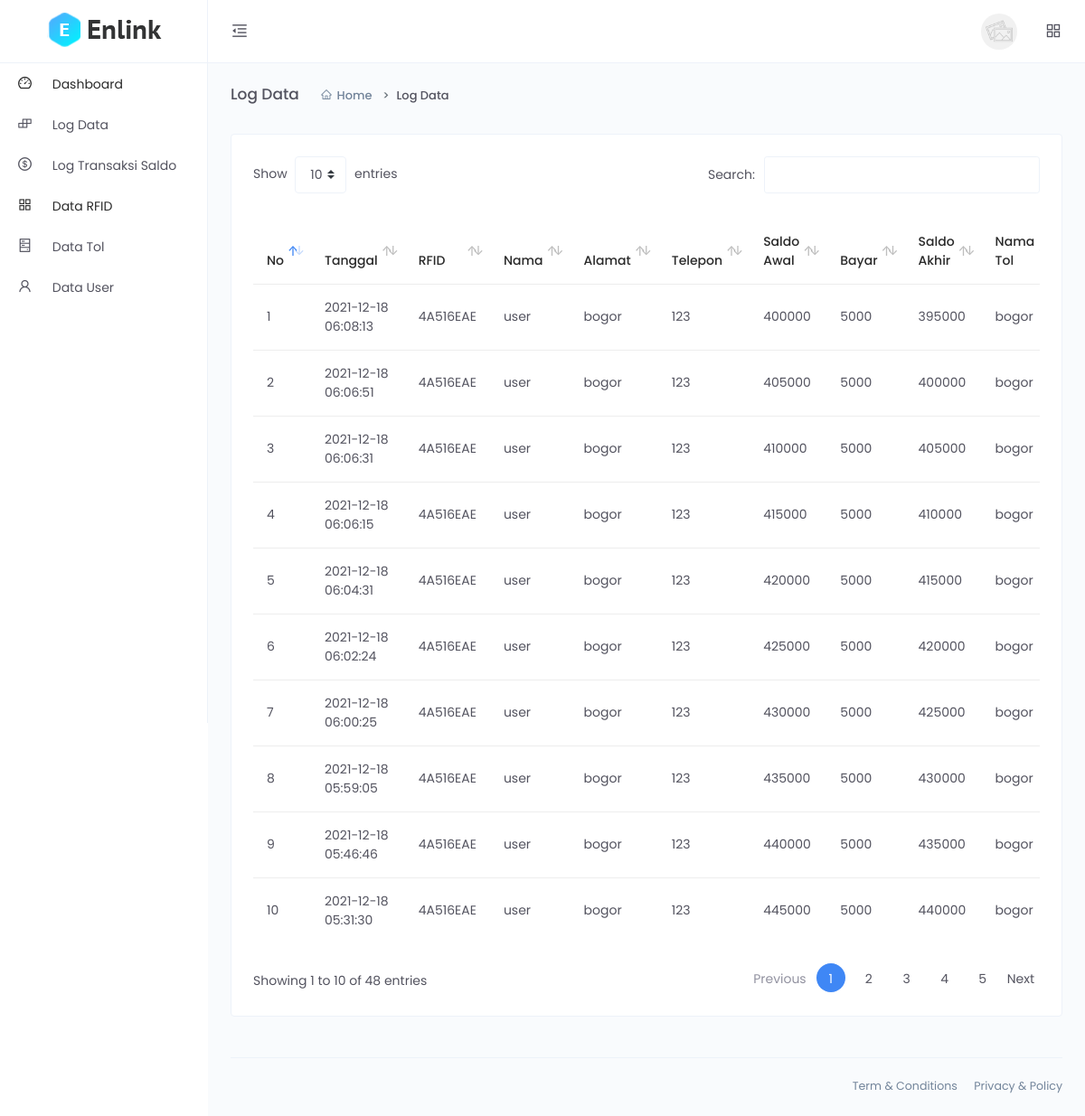
The app's page /Web/PROJECTkelompok/admin/logdata.php (signed in) with its own data.
### tables this page shows
CREATE TABLE `tb_log` (
  `id` int(100) NOT NULL,
  `tanggal` timestamp NOT NULL DEFAULT current_timestamp() ON UPDATE current_timestamp(),
  `rfid` varchar(100) NOT NULL,
  `nama_tol` varchar(100) NOT NULL,
  `saldo_awal` int(100) NOT NULL,
  `bayar` int(100) NOT NULL,
  `saldo_akhir` int(100) NOT NULL
);

CREATE TABLE `tb_rfid` (
  `id` int(100) NOT NULL,
  `rfid` varchar(100) NOT NULL,
  `nama` varchar(100) NOT NULL,
  `alamat` varchar(100) NOT NULL,
  `no_telp` varchar(100) NOT NULL,
  `saldo` int(100) NOT NULL
);

### Web/PROJECTkelompok/admin/logdata.php (the view, shortened to what this page needs)
<!DOCTYPE html>
<html lang="en">
<head>
    <link rel="stylesheet" type="text/css" href="../assets/vendor/datatables/css/dataTables.bootstrap4.css">
    <link href="../assets/css/app.min.css" rel="stylesheet">
</head>
<body>
    <div class="app">
        <div class="layout">
            <div class="header">
                <div class="logo logo-dark">
                    <a href="index.html">
                        <img src="../assets/images/logo/logo.png" alt="Logo">
                    </a>
                </div>
                <div class="nav-wrap">
                    <ul class="nav-left">
                        <li class="desktop-toggle">
                            <a href="javascript:void(0);">
                                <i class="anticon"></i>
                            </a>
                        </li>
                    </ul>
                    <ul class="nav-right">
                        <li class="dropdown dropdown-animated scale-left">
                            <div class="pointer" data-toggle="dropdown">
                                <div class="avatar avatar-image  m-h-10 m-r-15">
                                    <img src="../assets/images/avatars/thumb-3.jpg"  alt="">
                                </div>
                            </div>
                        </li>
                        <li>
                            <a href="javascript:void(0);" data-toggle="modal" data-target="#quick-view">
                                <i class="anticon anticon-appstore"></i>
                            </a>
                        </li>
                    </ul>
                </div>
            </div>
            <div class="side-nav">
                <div class="side-nav-inner">
                    <ul class="side-nav-menu scrollable">
                        <li class="nav-item dropdown open">
                            <a class="dropdown-toggle" href="index.php">
                                <span class="icon-holder">
                                    <i class="anticon anticon-dashboard"></i>
                                </span>
                                <span class="title">Dashboard</span>
                            </a>
                        </li>
                        <li class="nav-item dropdown">
                            <a class="dropdown-toggle" href="logdata.php">
                                <span class="icon-holder">
                                  <i class="anticon anticon-build"></i>
                                </span>
                                <span class="title">Log Data</span>
                            </a>
                        </li>
                        <li class="nav-item dropdown">
                            <a class="dropdown-toggle" href="transaksisaldo.php">
                                <span class="icon-holder">
                                    <i class="anticon anticon-dollar"></i>
                                </span>
                                <span class="title">Log Transaksi Saldo</span>
                            </a>
                        </li>
                        <li class="nav-item dropdown open">
                            <a class="dropdown-toggle" href="datarfid.php">
                                <span class="icon-holder">
                                    <i class="anticon anticon-appstore"></i>
                                </span>
                                <span class="title">Data RFID</span>
                            </a>
                        </li>
                        <li class="nav-item dropdown">
                            <a class="dropdown-toggle" href="datatol.php">
                                <span class="icon-holder">
                                    <i class="anticon anticon-hdd"></i>
                                </span>
                                <span class="title">Data Tol</span>
                            </a>
                        </li>
                        <li class="nav-item dropdown">
                            <a class="dropdown-toggle" href="datauser.php">
                                <span class="icon-holder">
                                    <i class="anticon anticon-user"></i>
                                </span>
                                <span class="title">Data User</span>
                            </a>
                        </li>
                    </ul>
                </div>
            </div>
            <div class="page-container">
                <div class="main-content">
                    <div class="page-header">
                        <h2 class="header-title">Log Data</h2>
                        <div class="header-sub-title">
                            <nav class="breadcrumb breadcrumb-dash">
                                <a href="index.php" class="breadcrumb-item"><i class="anticon anticon-home m-r-5"></i>Home</a>
                                <span class="breadcrumb-item active">Log Data</span>
                            </nav>
                        </div>
                    </div>
                    <div class="card">
                        <div class="card-body">
                            <div class="table-responsive">
                            <table id="example" class="table table-hover e-commerce-table second" style="width:100%">
                                    <thead>
                                        <tr>
                                            <th>No</th>
                                            <th>Tanggal</th>
                                            <th>RFID</th>
                                            <th>Nama</th>
                                            <th>Alamat</th>
                                            <th>Telepon</th>
                                            <th>Saldo Awal</th>
                                            <th>Bayar</th>
                                            <th>Saldo Akhir</th>
                                            <th>Nama Tol</th>
                                        </tr>
                                    </thead>
                                    <tbody>
                                        <?php
                                            require "../koneksi.php";
                                            $datatampil = mysqli_query($koneksi, "SELECT * from tb_log INNER JOIN tb_rfid ON tb_rfid.rfid = tb_log.rfid ORDER BY tb_log.id DESC");
                                            $no=1;
                                            if (is_array($datatampil) || is_object($datatampil)){
                                                foreach ($datatampil as $row){
                                        ?>
                                        <tr>
                                            <td><?= $no; ?></td>
                                            <td><?= $row['tanggal']; ?></td>
                                            <td><?= $row['rfid']; ?></td>
                                            <td><?= $row['nama']; ?></td>
                                            <td><?= $row['alamat']; ?></td>
                                            <td><?= $row['no_telp']; ?></td>
                                            <td><?= $row['saldo_awal']; ?></td>
                                            <td><?= $row['bayar']; ?></td>
                                            <td><?= $row['saldo_akhir']; ?></td>
                                            <td><?= $row['nama_tol']; ?></td>
                                        </tr>
                                        <?php
                                            $no++;
                                                }
                                            }
                                        ?>
                                    </tbody>
                                </table>
                            </div>
                        </div>
                    </div>
                </div>
                <footer class="footer">
                    <div class="footer-content">
                        <span>
                            <a href="" class="text-gray m-r-15">Term &amp; Conditions</a>
                            <a href="" class="text-gray">Privacy &amp; Policy</a>
                        </span>
                    </div>
                </footer>
            </div>
        </div>
    </div>
</body>
</html>

### records on screen
tb_log: tanggal "2021-12-18 06:08:13", tb_rfid.rfid "4A516EAE", tb_rfid.nama "user", tb_rfid.alamat "bogor", tb_rfid.no_telp "123", saldo_awal "400000", bayar "5000", saldo_akhir "395000", nama_tol "bogor"
tb_log: tanggal "2021-12-18 06:06:51", tb_rfid.rfid "4A516EAE", tb_rfid.nama "user", tb_rfid.alamat "bogor", tb_rfid.no_telp "123", saldo_awal "405000", bayar "5000", saldo_akhir "400000", nama_tol "bogor"
tb_log: tanggal "2021-12-18 06:06:31", tb_rfid.rfid "4A516EAE", tb_rfid.nama "user", tb_rfid.alamat "bogor", tb_rfid.no_telp "123", saldo_awal "410000", bayar "5000", saldo_akhir "405000", nama_tol "bogor"
tb_log: tanggal "2021-12-18 06:06:15", tb_rfid.rfid "4A516EAE", tb_rfid.nama "user", tb_rfid.alamat "bogor", tb_rfid.no_telp "123", saldo_awal "415000", bayar "5000", saldo_akhir "410000", nama_tol "bogor"
tb_log: tanggal "2021-12-18 06:04:31", tb_rfid.rfid "4A516EAE", tb_rfid.nama "user", tb_rfid.alamat "bogor", tb_rfid.no_telp "123", saldo_awal "420000", bayar "5000", saldo_akhir "415000", nama_tol "bogor"
tb_log: tanggal "2021-12-18 06:02:24", tb_rfid.rfid "4A516EAE", tb_rfid.nama "user", tb_rfid.alamat "bogor", tb_rfid.no_telp "123", saldo_awal "425000", bayar "5000", saldo_akhir "420000", nama_tol "bogor"
tb_log: tanggal "2021-12-18 06:00:25", tb_rfid.rfid "4A516EAE", tb_rfid.nama "user", tb_rfid.alamat "bogor", tb_rfid.no_telp "123", saldo_awal "430000", bayar "5000", saldo_akhir "425000", nama_tol "bogor"
tb_log: tanggal "2021-12-18 05:59:05", tb_rfid.rfid "4A516EAE", tb_rfid.nama "user", tb_rfid.alamat "bogor", tb_rfid.no_telp "123", saldo_awal "435000", bayar "5000", saldo_akhir "430000", nama_tol "bogor"
tb_log: tanggal "2021-12-18 05:46:46", tb_rfid.rfid "4A516EAE", tb_rfid.nama "user", tb_rfid.alamat "bogor", tb_rfid.no_telp "123", saldo_awal "440000", bayar "5000", saldo_akhir "435000", nama_tol "bogor"
tb_log: tanggal "2021-12-18 05:31:30", tb_rfid.rfid "4A516EAE", tb_rfid.nama "user", tb_rfid.alamat "bogor", tb_rfid.no_telp "123", saldo_awal "445000", bayar "5000", saldo_akhir "440000", nama_tol "bogor"
